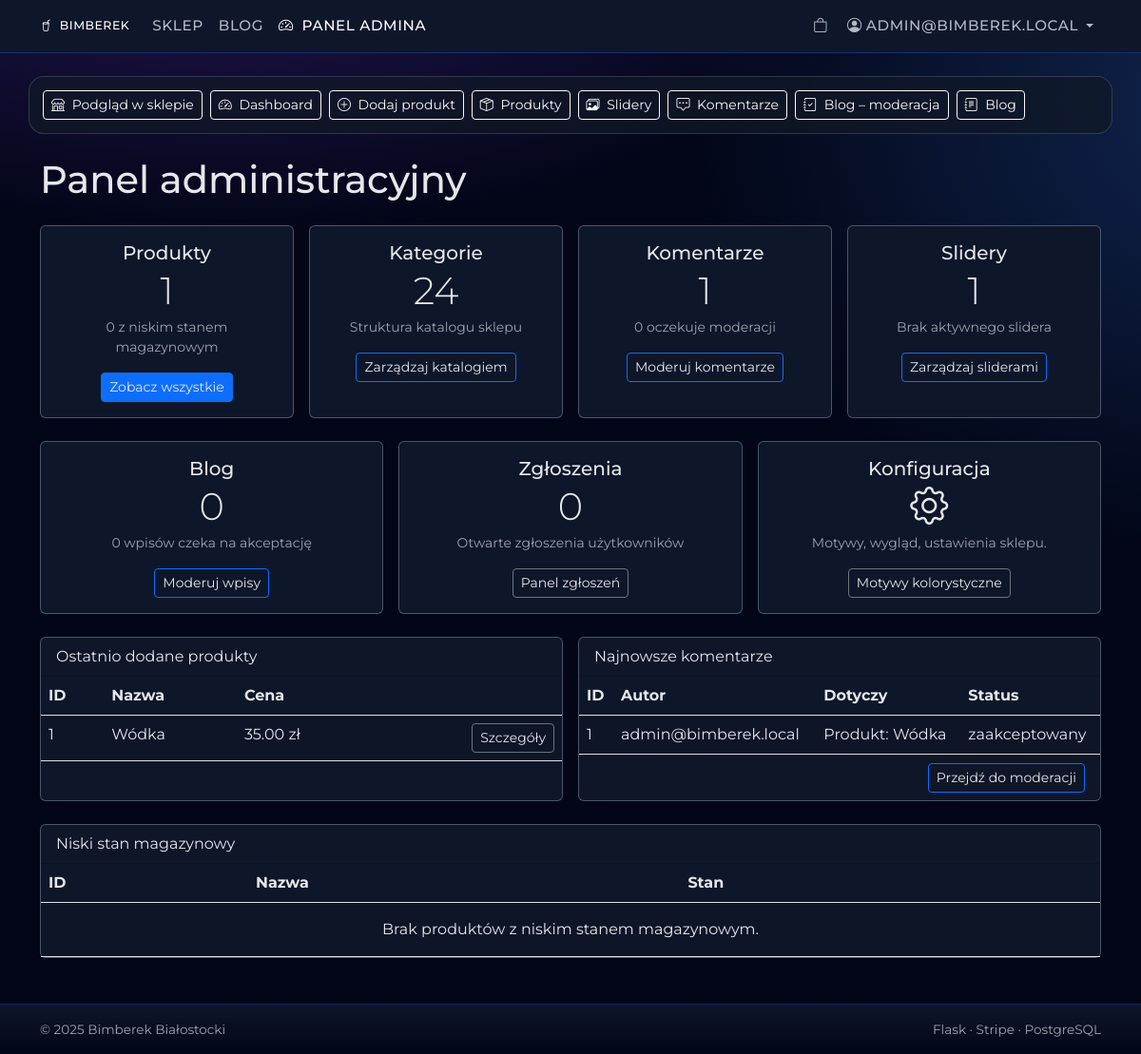
Page /admin/ (signed in) on the earlier database version.
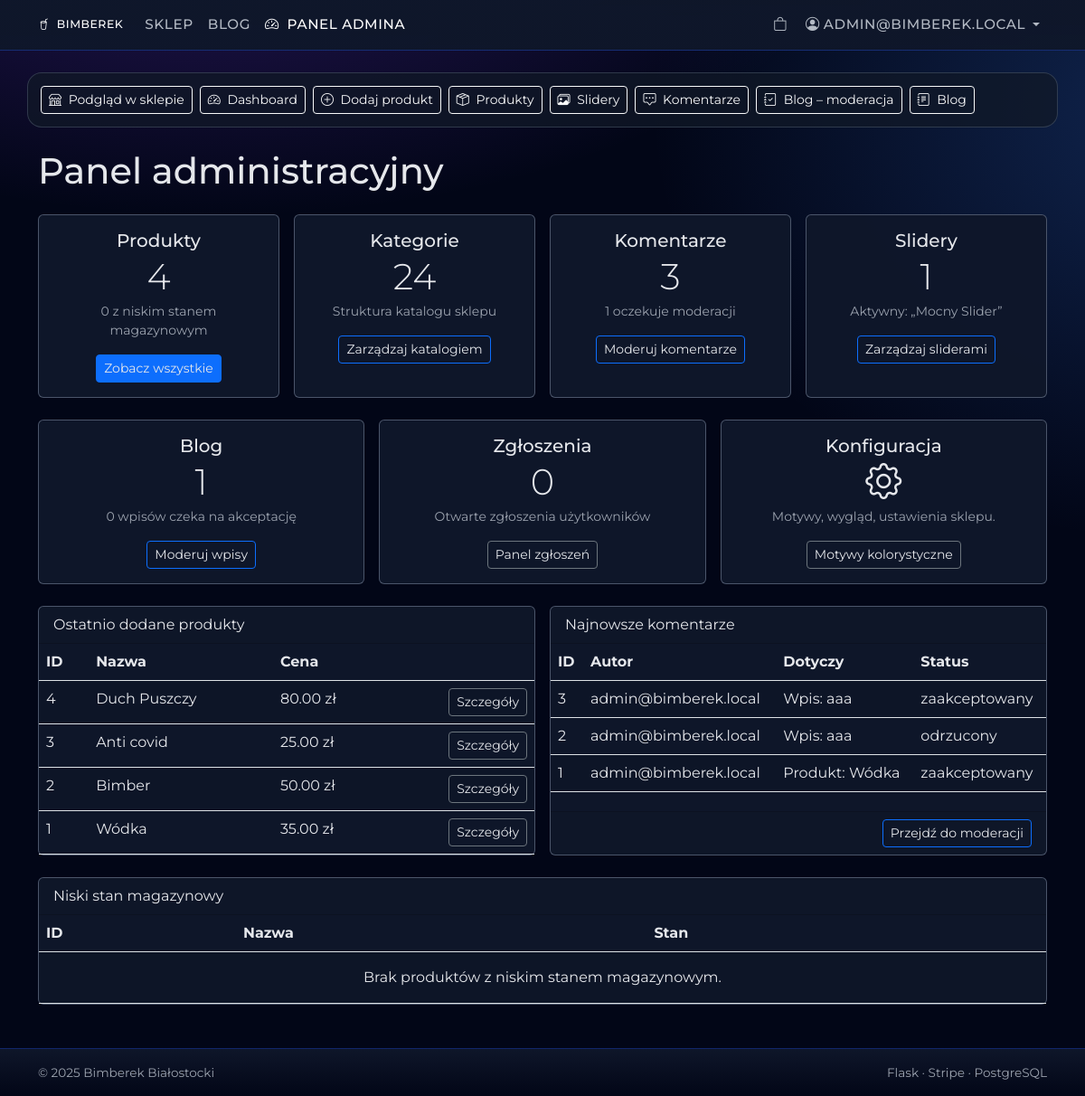
Same page on the later database version.
### app/models.py (models this page shows, shortened)
class Product(db.Model):
    __tablename__ = "products"
    id = db.Column(db.Integer, primary_key=True)
    name = db.Column(db.String(200), nullable=False)
    description_html = db.Column(db.Text, nullable=True)
    price = db.Column(db.Numeric(10, 2), nullable=False)
    category_id = db.Column(db.Integer, db.ForeignKey("categories.id"), nullable=True)
    image_filename = db.Column(db.String(200), nullable=True)
    stock = db.Column(db.Integer, nullable=False, default=0, server_default="0")
    category = db.relationship("Category", back_populates="products")
    comments = db.relationship("Comment", back_populates="product", lazy=True)
    slider_items = db.relationship("SliderItem", back_populates="product", lazy=True)

class Comment(db.Model):
    __tablename__ = "comments"
    id = db.Column(db.Integer, primary_key=True)
    content = db.Column(db.Text, nullable=False)
    status = db.Column(
        db.String(20),
        default="oczekuje",
    )  # oczekuje, zaakceptowany, odrzucony
    created_at = db.Column(db.DateTime, server_default=db.func.now())
    user_id = db.Column(db.Integer, db.ForeignKey("users.id"), nullable=False)
    product_id = db.Column(db.Integer, db.ForeignKey("products.id"), nullable=True)
    post_id = db.Column(db.Integer, db.ForeignKey("posts.id"), nullable=True)
    user = db.relationship("User")
    product = db.relationship("Product", back_populates="comments")
    post = db.relationship("Post", back_populates="comments")
    votes = db.relationship("CommentVote", back_populates="comment", lazy=True)

class User(db.Model, UserMixin):
    __tablename__ = "users"
    id = db.Column(db.Integer, primary_key=True)
    email = db.Column(db.String(120), unique=True, nullable=False)
    password_hash = db.Column(db.String(128), nullable=False)
    role = db.Column(db.String(20), default="user")  # user, moderator, admin
    google_id = db.Column(db.String(100), nullable=True)
    facebook_id = db.Column(db.String(100), nullable=True)
    theme_id = db.Column(db.Integer, db.ForeignKey("themes.id"), nullable=True)
    rank = db.Column(db.String(50), nullable=True)
    theme = db.relationship("Theme", back_populates="users")
    orders = db.relationship("Order", back_populates="user", lazy=True)

class Slider(db.Model):
    __tablename__ = "sliders"
    id = db.Column(db.Integer, primary_key=True)
    name = db.Column(db.String(100), nullable=False, unique=True)
    is_active = db.Column(db.Boolean, default=False)
    items = db.relationship(
        "SliderItem",
        back_populates="slider",
        lazy=True,
        cascade="all, delete-orphan",
        order_by="SliderItem.order_index.asc()",
    )

class Post(db.Model):
    __tablename__ = "posts"
    id = db.Column(db.Integer, primary_key=True)
    title = db.Column(db.String(200), nullable=False)
    content_html = db.Column(db.Text, nullable=False)
    status = db.Column(
        db.String(20),
        default="oczekuje",
        nullable=False,
    )  # oczekuje, zaakceptowany, odrzucony
    author_id = db.Column(db.Integer, db.ForeignKey("users.id"), nullable=True)
    created_at = db.Column(db.DateTime, server_default=db.func.now())
    author = db.relationship("User")
    comments = db.relationship("Comment", back_populates="post", lazy=True)

### app/admin/routes.py (the view)
@admin_bp.route("/")
@login_required
def dashboard():
    if not admin_required():
        flash("Brak uprawnień do panelu administratora.", "danger")
        return redirect(url_for("shop.index"))
    products_count = db.session.query(Product).count()
    categories_count = db.session.query(Category).count()
    comments_count = db.session.query(Comment).count()
    try:
        comments_pending = Comment.query.filter(Comment.status != "zaakceptowany").count()
    except Exception:
        try:
            comments_pending = Comment.query.filter_by(status="oczekuje").count()
        except Exception:
            comments_pending = 0
    posts_total = 0
    posts_pending = 0
    try:
        posts_total = Post.query.count()
        posts_pending = Post.query.filter(Post.status != "zaakceptowany").count()
    except Exception:
        pass
    try:
        sliders_count = Slider.query.count()
        active_slider = Slider.query.filter_by(is_active=True).first()
    except Exception:
        sliders_count = 0
        active_slider = None
    try:
        reports_open = Report.query.filter_by(status="open").count()
    except Exception:
        reports_open = 0
    reports_endpoint_exists = _endpoint_exists("admin.reports")
    themes_endpoint_exists = _endpoint_exists("admin.themes")
    latest_products = (
        Product.query
        .order_by(Product.id.desc())
        .limit(10)
        .all()
    )
    try:
        latest_comments = (
            Comment.query
            .order_by(Comment.created_at.desc())
            .limit(10)
            .all()
        )
    except Exception:
        latest_comments = []
    low_stock_products = []
    low_stock_count = 0
    try:
        low_stock_query = Product.query.filter(Product.stock <= 3)
        low_stock_count = low_stock_query.count()
        low_stock_products = (
            low_stock_query
            .order_by(Product.stock.asc(), Product.id.asc())
            .limit(20)
            .all()
        )
    except Exception:
        low_stock_products = []
        low_stock_count = 0
    return render_template(
        "admin/dashboard.html",
        products_count=products_count,
        categories_count=categories_count,
        comments_count=comments_count,
        comments_pending=comments_pending,
        posts_total=posts_total,
        posts_pending=posts_pending,
        sliders_count=sliders_count,
        active_slider=active_slider,
        reports_open=reports_open,
        reports_endpoint_exists=reports_endpoint_exists,
        themes_endpoint_exists=themes_endpoint_exists,
        latest_products=latest_products,
        latest_comments=latest_comments,
        low_stock_products=low_stock_products,
        low_stock_count=low_stock_count,
    )

### app/admin/routes.py (called while the page is built)
def admin_required() -> bool:
    if not current_user.is_authenticated:
        return False
    if getattr(current_user, "is_admin", False):
        return True
    if getattr(current_user, "role", None) == "admin":
        return True
    return False

def _endpoint_exists(name: str) -> bool:
    try:
        url_for(name)
        return True
    except BuildError:
        return False

### app/admin/templates/admin/dashboard.html (shortened to what the changed rows need)
{% extends "base.html" %}
{% block content %}
<div class="container my-4">
  <h1 class="mb-4">Panel administracyjny</h1>
  <div class="row g-3 mb-4">
    <div class="col-md-3">
      <div class="card h-100">
        <div class="card-body text-center">
          <h5 class="card-title mb-1">Produkty</h5>
          <p class="display-6 mb-1">{{ products_count }}</p>
          <p class="text-muted small mb-3">
            {{ low_stock_count or 0 }} z niskim stanem magazynowym
          </p>
          <a href="{{ url_for('admin.list_products') }}" class="btn btn-sm btn-primary">
            Zobacz wszystkie
          </a>
        </div>
      </div>
    </div>
    <div class="col-md-3">
      <div class="card h-100">
        <div class="card-body text-center">
          <h5 class="card-title mb-1">Komentarze</h5>
          <p class="display-6 mb-1">{{ comments_count }}</p>
          <p class="text-muted small mb-3">
            {{ comments_pending or 0 }} oczekuje moderacji
          </p>
          <a href="{{ url_for('admin.moderate_comments') }}" class="btn btn-sm btn-outline-primary">
            Moderuj komentarze
          </a>
        </div>
      </div>
    </div>
    <div class="col-md-3">
      <div class="card h-100">
        <div class="card-body text-center">
          <h5 class="card-title mb-1">Slidery</h5>
          <p class="display-6 mb-1">{{ sliders_count }}</p>
          <p class="text-muted small mb-3">
            {% if active_slider %}
              Aktywny: „{{ active_slider.name }}”
            {% else %}
              Brak aktywnego slidera
            {% endif %}
          </p>
          <a href="{{ url_for('admin.sliders') }}" class="btn btn-sm btn-outline-primary">
            Zarządzaj sliderami
          </a>
        </div>
      </div>
    </div>
  </div>
  <div class="row g-3 mb-4">
    <div class="col-md-4">
      <div class="card h-100">
        <div class="card-body text-center">
          <h5 class="card-title mb-1">Blog</h5>
          <p class="display-6 mb-1">{{ posts_total or 0 }}</p>
          <p class="text-muted small mb-3">
            {{ posts_pending or 0 }} wpisów czeka na akceptację
          </p>
          <a href="{{ url_for('admin.moderate_posts') }}" class="btn btn-sm btn-outline-primary">
            Moderuj wpisy
          </a>
        </div>
      </div>
    </div>
  </div>
  <div class="row g-3 mb-4">
    <div class="col-md-6">
      <div class="card h-100">
        <div class="card-body p-0">
          <table class="table mb-0 table-striped table-hover">
            <thead>
              <tr>
                <th>ID</th>
                <th>Nazwa</th>
                <th>Cena</th>
                <th></th>
              </tr>
            </thead>
            <tbody>
              {% for p in latest_products %}
              <tr>
                <td>{{ p.id }}</td>
                <td>{{ p.name }}</td>
                <td>
                  {% if p.price is not none %}
                    {{ '%.2f'|format(p.price) }} zł
                  {% else %}
                    —
                  {% endif %}
                </td>
                <td class="text-end">
                  <a href="{{ url_for('admin.product_detail', product_id=p.id) }}"
                     class="btn btn-sm btn-outline-secondary">
                    Szczegóły
                  </a>
                </td>
              </tr>
              {% else %}
              <tr>
                <td colspan="4" class="text-center py-3">
                  Brak produktów do wyświetlenia.
                </td>
              </tr>
              {% endfor %}
            </tbody>
          </table>
        </div>
      </div>
    </div>
    <div class="col-md-6">
      <div class="card h-100">
        <div class="card-body p-0">
          <table class="table mb-0 table-striped table-hover">
            <thead>
              <tr>
                <th>ID</th>
                <th>Autor</th>
                <th>Dotyczy</th>
                <th>Status</th>
              </tr>
            </thead>
            <tbody>
              {% for c in latest_comments %}
              <tr>
                <td>{{ c.id }}</td>
                <td>
                  {% if c.user %}
                    {{ c.user.email }}
                  {% else %}
                    —
                  {% endif %}
                </td>
                <td>
                  {% if c.product %}
                    Produkt: {{ c.product.name }}
                  {% elif c.post %}
                    Wpis: {{ c.post.title }}
                  {% else %}
                    —
                  {% endif %}
                </td>
                <td>{{ c.status }}</td>
              </tr>
              {% else %}
              <tr>
                <td colspan="4" class="text-center py-3">
                  Brak komentarzy do wyświetlenia.
                </td>
              </tr>
              {% endfor %}
            </tbody>
          </table>
        </div>
      </div>
    </div>
  </div>
  <div class="card mb-4">
    <div class="card-body p-0">
      <table class="table mb-0 table-striped table-hover">
        <thead>
          <tr>
            <th>ID</th>
            <th>Nazwa</th>
            <th>Stan</th>
            <th></th>
          </tr>
        </thead>
      </table>
    </div>
  </div>
</div>
{% endblock %}

Differences in the rows shown:
now on this page (row edited): Slider: name "Mocny Slider"
added Product: id "4", name "Duch Puszczy", price "80.00"
added Product: id "3", name "Anti covid", price "25.00"
added Product: id "2", name "Bimber", price "50.00"
added Comment: id "3", user.email "admin@bimberek.local", post "aaa", status "zaakceptowany"
added Comment: id "2", user.email "admin@bimberek.local", post "aaa", status "odrzucony"
Other differences:
{{ products_count }}: "1" → "4"
{{ comments_count }}: "1" → "3"
{{ comments_pending or 0 }}: "0" → "1"
{{ posts_total or 0 }}: "0" → "1"
text no longer shown: "Brak aktywnego slidera"
text now shown: "Aktywny: „ ”"
